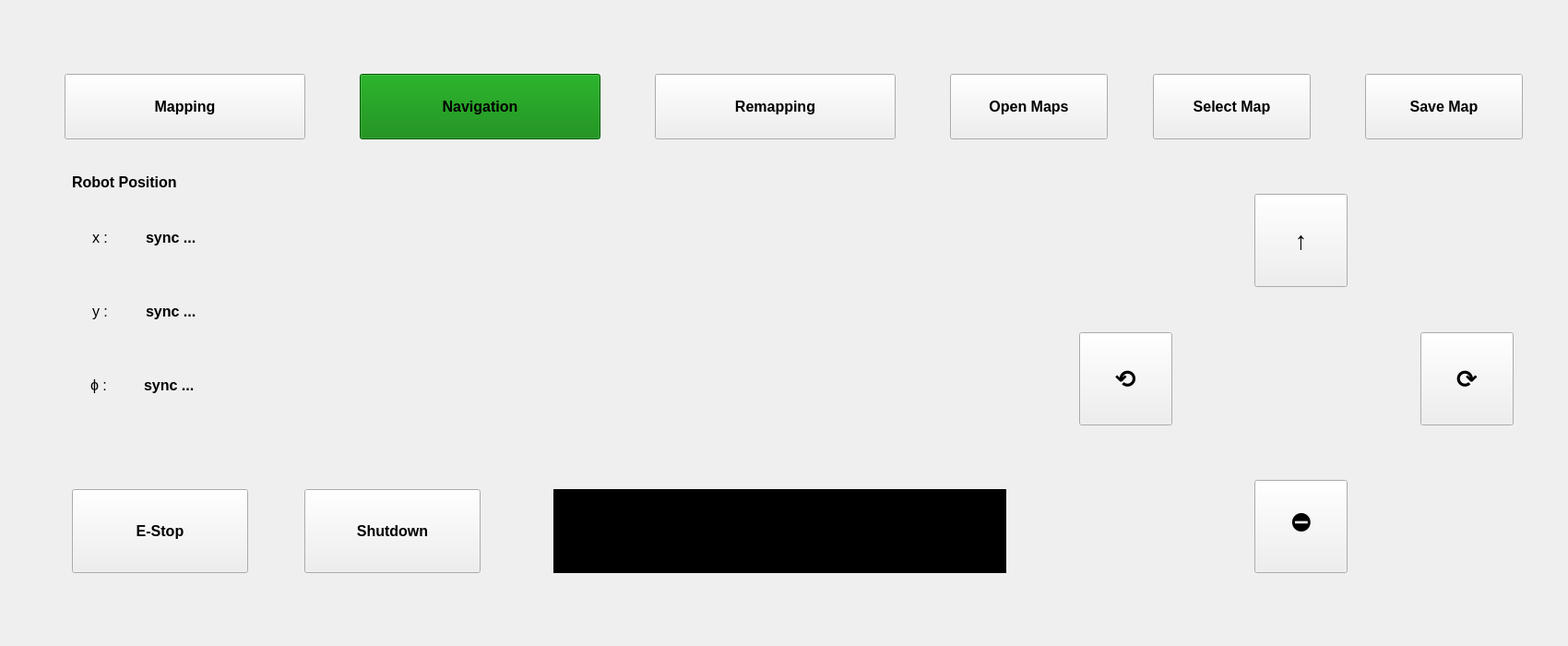
<?xml version="1.0" encoding="UTF-8"?>
<ui version="4.0">
 <class>MainWindow</class>
 <widget class="QMainWindow" name="MainWindow">
  <property name="geometry">
   <rect>
    <x>0</x>
    <y>0</y>
    <width>1700</width>
    <height>700</height>
   </rect>
  </property>
  <property name="sizePolicy">
   <sizepolicy hsizetype="Fixed" vsizetype="Fixed">
    <horstretch>0</horstretch>
    <verstretch>0</verstretch>
   </sizepolicy>
  </property>
  <property name="minimumSize">
   <size>
    <width>1700</width>
    <height>700</height>
   </size>
  </property>
  <property name="maximumSize">
   <size>
    <width>1700</width>
    <height>700</height>
   </size>
  </property>
  <property name="font">
   <font>
    <pointsize>12</pointsize>
    <weight>75</weight>
    <bold>true</bold>
   </font>
  </property>
  <property name="windowTitle">
   <string>ROM Dynamics's Robot Suite</string>
  </property>
  <property name="toolButtonStyle">
   <enum>Qt::ToolButtonIconOnly</enum>
  </property>
  <property name="tabShape">
   <enum>QTabWidget::Rounded</enum>
  </property>
  <widget class="QWidget" name="centralwidget">
   <widget class="QPushButton" name="mappingBtn">
    <property name="geometry">
     <rect>
      <x>70</x>
      <y>80</y>
      <width>261</width>
      <height>71</height>
     </rect>
    </property>
    <property name="text">
     <string>Mapping</string>
    </property>
   </widget>
   <widget class="QPushButton" name="navigationBtn">
    <property name="geometry">
     <rect>
      <x>390</x>
      <y>80</y>
      <width>261</width>
      <height>71</height>
     </rect>
    </property>
    <property name="styleSheet">
     <string notr="true">background-color: green;</string>
    </property>
    <property name="text">
     <string>Navigation</string>
    </property>
   </widget>
   <widget class="QPushButton" name="remappingBtn">
    <property name="geometry">
     <rect>
      <x>710</x>
      <y>80</y>
      <width>261</width>
      <height>71</height>
     </rect>
    </property>
    <property name="text">
     <string>Remapping</string>
    </property>
   </widget>
   <widget class="QLabel" name="label">
    <property name="geometry">
     <rect>
      <x>78</x>
      <y>180</y>
      <width>271</width>
      <height>34</height>
     </rect>
    </property>
    <property name="text">
     <string notr="true">Robot Position</string>
    </property>
   </widget>
   <widget class="QPushButton" name="openMapBtn">
    <property name="geometry">
     <rect>
      <x>1030</x>
      <y>80</y>
      <width>171</width>
      <height>71</height>
     </rect>
    </property>
    <property name="text">
     <string>Open Maps</string>
    </property>
   </widget>
   <widget class="QPushButton" name="selectMapBtn">
    <property name="geometry">
     <rect>
      <x>1250</x>
      <y>80</y>
      <width>171</width>
      <height>71</height>
     </rect>
    </property>
    <property name="text">
     <string>Select Map</string>
    </property>
   </widget>
   <widget class="QPushButton" name="saveMapBtn">
    <property name="geometry">
     <rect>
      <x>1480</x>
      <y>80</y>
      <width>171</width>
      <height>71</height>
     </rect>
    </property>
    <property name="text">
     <string>Save Map</string>
    </property>
   </widget>
   <widget class="QLabel" name="xLabel">
    <property name="geometry">
     <rect>
      <x>100</x>
      <y>240</y>
      <width>129</width>
      <height>34</height>
     </rect>
    </property>
    <property name="font">
     <font>
      <pointsize>12</pointsize>
      <weight>50</weight>
      <bold>false</bold>
     </font>
    </property>
    <property name="text">
     <string>x :</string>
    </property>
   </widget>
   <widget class="QLabel" name="yLabel">
    <property name="geometry">
     <rect>
      <x>100</x>
      <y>320</y>
      <width>129</width>
      <height>34</height>
     </rect>
    </property>
    <property name="font">
     <font>
      <pointsize>12</pointsize>
      <weight>50</weight>
      <bold>false</bold>
     </font>
    </property>
    <property name="text">
     <string>y :</string>
    </property>
   </widget>
   <widget class="QLabel" name="yValueLabel">
    <property name="geometry">
     <rect>
      <x>158</x>
      <y>320</y>
      <width>271</width>
      <height>34</height>
     </rect>
    </property>
    <property name="text">
     <string>sync ...</string>
    </property>
   </widget>
   <widget class="QLabel" name="xValueLabel">
    <property name="geometry">
     <rect>
      <x>158</x>
      <y>240</y>
      <width>271</width>
      <height>34</height>
     </rect>
    </property>
    <property name="text">
     <string>sync ...</string>
    </property>
   </widget>
   <widget class="QLabel" name="statusLabel">
    <property name="geometry">
     <rect>
      <x>600</x>
      <y>530</y>
      <width>491</width>
      <height>91</height>
     </rect>
    </property>
    <property name="font">
     <font>
      <pointsize>10</pointsize>
      <weight>50</weight>
      <bold>false</bold>
     </font>
    </property>
    <property name="styleSheet">
     <string notr="true">background-color: #000000
;
color: rgb(246, 245, 244);</string>
    </property>
    <property name="text">
     <string/>
    </property>
    <property name="margin">
     <number>10</number>
    </property>
   </widget>
   <widget class="QPushButton" name="shutdownBtn">
    <property name="geometry">
     <rect>
      <x>330</x>
      <y>530</y>
      <width>191</width>
      <height>91</height>
     </rect>
    </property>
    <property name="text">
     <string>Shutdown</string>
    </property>
   </widget>
   <widget class="QPushButton" name="btnEstop">
    <property name="geometry">
     <rect>
      <x>78</x>
      <y>530</y>
      <width>191</width>
      <height>91</height>
     </rect>
    </property>
    <property name="text">
     <string>E-Stop</string>
    </property>
   </widget>
   <widget class="QPushButton" name="btnStop">
    <property name="geometry">
     <rect>
      <x>1360</x>
      <y>520</y>
      <width>101</width>
      <height>101</height>
     </rect>
    </property>
    <property name="font">
     <font>
      <pointsize>20</pointsize>
      <weight>75</weight>
      <bold>true</bold>
     </font>
    </property>
    <property name="text">
     <string>⛔</string>
    </property>
   </widget>
   <widget class="QPushButton" name="btnForward">
    <property name="geometry">
     <rect>
      <x>1360</x>
      <y>210</y>
      <width>101</width>
      <height>101</height>
     </rect>
    </property>
    <property name="font">
     <font>
      <pointsize>20</pointsize>
      <weight>75</weight>
      <bold>true</bold>
     </font>
    </property>
    <property name="text">
     <string>↑</string>
    </property>
   </widget>
   <widget class="QPushButton" name="btnLeft">
    <property name="geometry">
     <rect>
      <x>1170</x>
      <y>360</y>
      <width>101</width>
      <height>101</height>
     </rect>
    </property>
    <property name="font">
     <font>
      <pointsize>20</pointsize>
      <weight>75</weight>
      <bold>true</bold>
     </font>
    </property>
    <property name="text">
     <string>⟲</string>
    </property>
   </widget>
   <widget class="QPushButton" name="btnRight">
    <property name="geometry">
     <rect>
      <x>1540</x>
      <y>360</y>
      <width>101</width>
      <height>101</height>
     </rect>
    </property>
    <property name="font">
     <font>
      <pointsize>20</pointsize>
      <weight>75</weight>
      <bold>true</bold>
     </font>
    </property>
    <property name="text">
     <string>⟳</string>
    </property>
   </widget>
   <widget class="QLabel" name="phiLabel">
    <property name="geometry">
     <rect>
      <x>98</x>
      <y>400</y>
      <width>129</width>
      <height>34</height>
     </rect>
    </property>
    <property name="font">
     <font>
      <pointsize>12</pointsize>
      <weight>50</weight>
      <bold>false</bold>
     </font>
    </property>
    <property name="text">
     <string>ϕ :</string>
    </property>
   </widget>
   <widget class="QLabel" name="phiValueLabel">
    <property name="geometry">
     <rect>
      <x>156</x>
      <y>400</y>
      <width>271</width>
      <height>34</height>
     </rect>
    </property>
    <property name="text">
     <string>sync ...</string>
    </property>
   </widget>
  </widget>
 </widget>
 <resources/>
 <connections/>
</ui>
